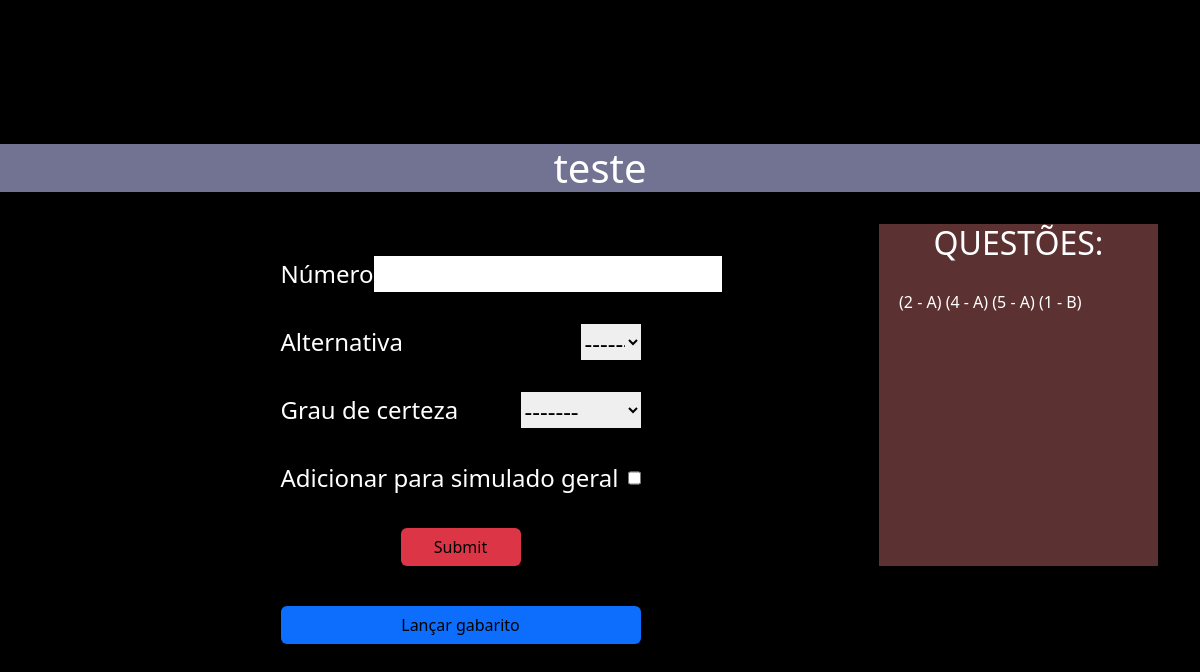
Page /listaQuestoes/acessar/5 on the earlier database version.
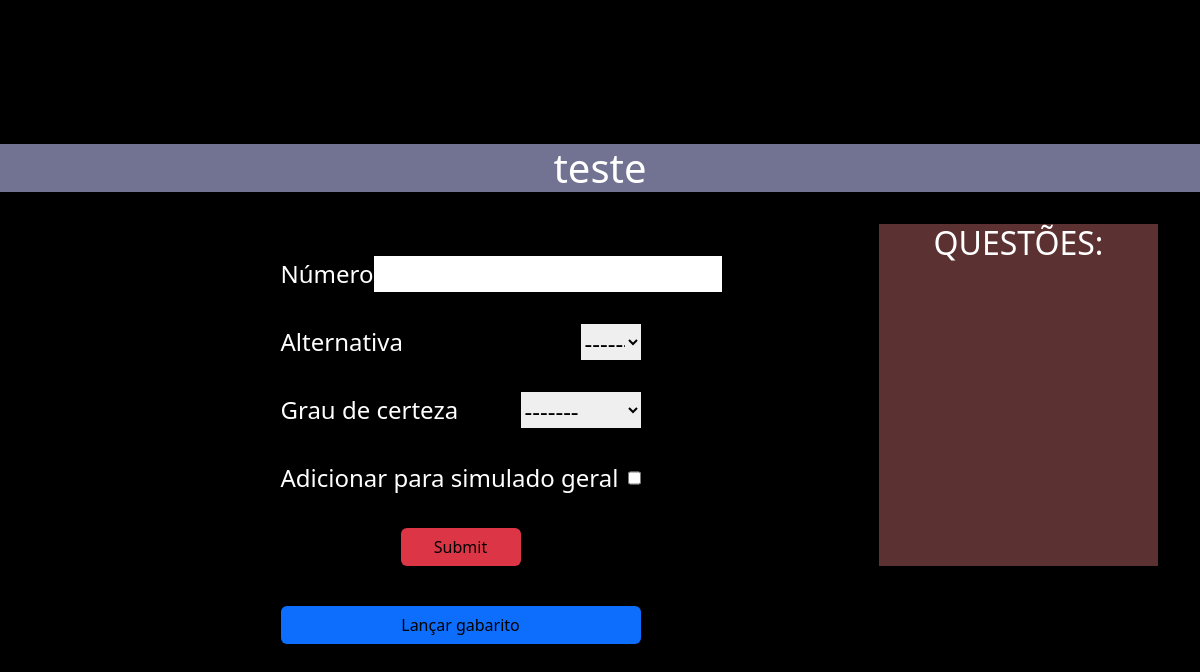
Same page on the later database version.
### listaQuestoes/models.py (models this page shows, shortened)
class Listas(models.Model):
    nome = models.CharField(max_length=45)
    tipo = models.CharField(max_length=20) # se é discurssiva ou de assinalar
    materia = models.ForeignKey(Materia, on_delete=models.CASCADE, related_name='Vestibulares' )
    gabaritoLancado = models.BooleanField(default=False)

class QuestoesAssinalar(models.Model):
    numero = models.IntegerField()
    alternativaMarcada = models.CharField( max_length=20,
        choices=[(tag.name, tag.value) for tag in AlternativasEnum],
        default=AlternativasEnum.DEFAULT.name)
    grauDeCerteza = models.CharField( max_length=20,
        choices=[(tag.name, tag.value) for tag in GrauDeCertezaEnum],
        default=GrauDeCertezaEnum.DEFAULT.name)
    simuladoGeral = models.BooleanField()
    letraGabarito = models.CharField( max_length=20,
        choices=[(tag.name, tag.value) for tag in AlternativasEnum],
        default=AlternativasEnum.DEFAULT.name)
    lista = models.ForeignKey(Listas, on_delete=models.CASCADE)
    certo = models.BooleanField(default=False)

### listaQuestoes/views.py (the view, shortened to what this page needs)
# urls.py: path('acessar/<int:idLista>',acessarLista, name='acessarLista'),
def acessarLista(request, idLista):
    lista = Listas.objects.get(id=idLista)
    questoes =  QuestoesAssinalar.objects.filter(lista=lista)
    return render(request,"fazerLista.html", {"idLista": lista.id ,"lista":lista, "questoes":questoes})

### listaQuestoes/templates/fazerLista.html (shortened to what this page needs)
{%load static%}
<!DOCTYPE html>
<html lang="en">
<head>
    <link href="https://cdn.jsdelivr.net/npm/bootstrap@5.3.2/dist/css/bootstrap.min.css" rel="stylesheet">
    <link rel="stylesheet" href="{% static 'css/fazerLista.css' %}">
</head>
<body class="bg-black">
    <h1  class="titulo">{{lista.nome}}</h1>
   <div class="container">
    <div><form action="" method="POST">
          <div>  <label for="numero">Número</label>
            <input type="number" name="numero" required></div>
           <div>
            <label for="alternativa">Alternativa</label>
            <select name="alternativa" id="alternativa" >
               <option value="" disabled selected>---------</option>
            </select>
           </div>
           <div>
            <label for="grauDeCerteza">Grau de certeza</label>
            <select name="grauDeCerteza" id="" >
               <option value="" selected disabled>-------</option>
            </select>
           </div>
         <div>   <label for="addSimulado">Adicionar para simulado geral</label>
            <input type="checkbox" name="addSimulado" id="">
            </div>
       <div>
        <input  class=" btn bg-danger mx-auto btnSubmit" type="submit">
       </div>
    </form>
</div>
        <div class="questoes">
              <h1>QUESTÕES:</h1>
               <p> {% for q in questoes %}
                ({{q.numero}} - {{q.alternativaMarcada}})
            {% endfor %}</p>
        </div>
        <div class="divFinalizar"> <button class="btn bg-primary finalizar">Lançar gabarito</button></div>
   </div>
</body>
</html>

### templates/static/css/fazerLista.css (style rules this page uses)
* { border: 0; margin: 0; padding: 0; box-sizing: border-box; }
body { background-color: black; }
#alternativa { width: 5vw; }
form { width: 30vw; margin: auto; font-size: 1.5rem; }
form div { margin-top: 4vh; display: flex; justify-content: space-between; }
label,h1,button,.btn { color: white; }
.titulo { margin-top: 18vh; margin-bottom: 4vh; background-color: rgb(114, 114, 146); text-align: center; }
.btn { text-align: center; margin: auto; width: 10vw; color: black; }
.container { display: grid; grid-template-columns: 3fr 1fr; }
.questoes { background-color: rgb(92, 49, 49); color: white; }
.questoes h1 { font-size: 2rem; text-align: center; }
.questoes p { padding: 20px; }
.divFinalizar { margin: auto; margin-top: 5vh; text-align: center; }
.finalizar { width: 30vw; }

Differences in the rows shown:
removed QuestoesAssinalar: numero "2", alternativaMarcada "A"
removed QuestoesAssinalar: numero "4", alternativaMarcada "A"
removed QuestoesAssinalar: numero "5", alternativaMarcada "A"
removed QuestoesAssinalar: numero "1", alternativaMarcada "B"
